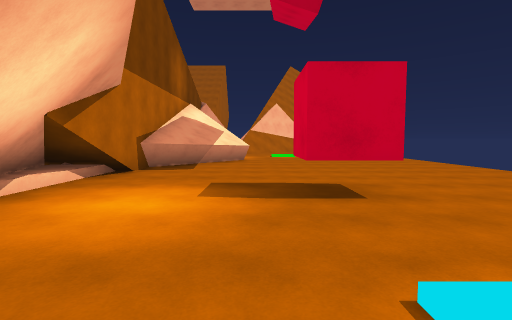
[1] (above)

14 first-person views from a walk through a 3-D level made in the Unity game engine. The camera is 1.5 m above the floor, tilts 4° down and sees 85° across. The floor is counted in squares, 2 m on a side. Each view is taken from the middle of a square. On the plan, view 1 faces up. The plan holds only what a view shows up to about 10 squares ahead; the rest is blank. The place goes on beyond the plan. The player is left out.

[2]
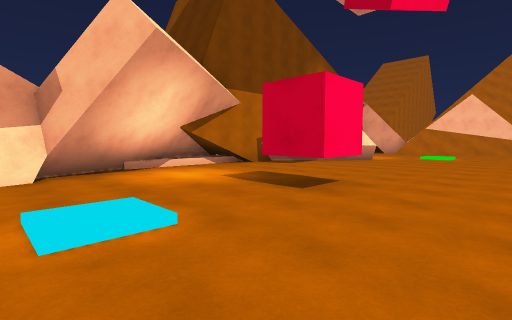

[3]
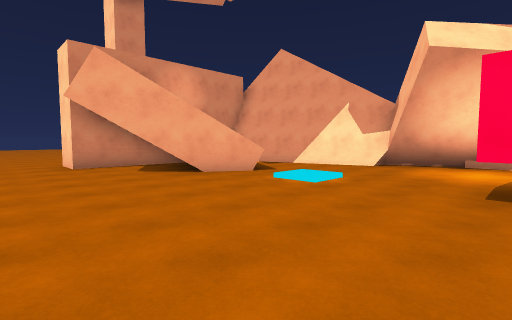

[4]
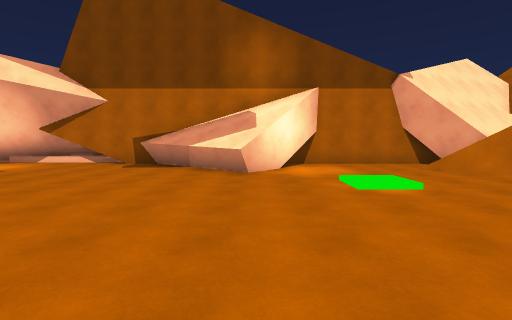

[5]
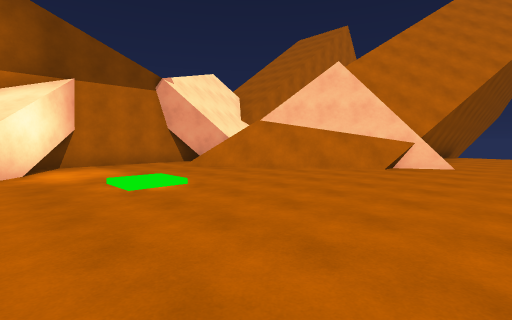

[6]
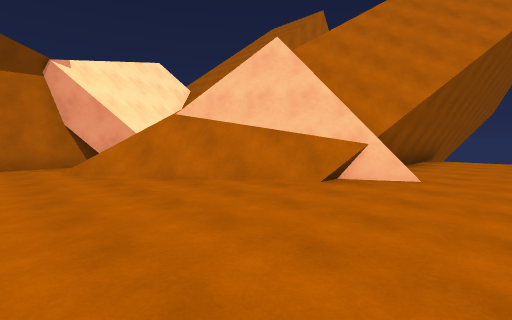

[7]
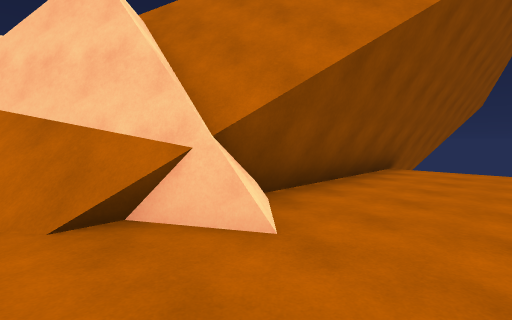

[8]
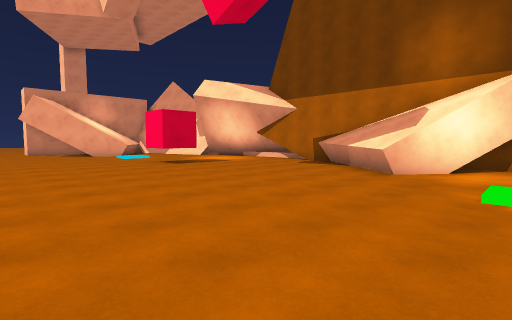

[9]
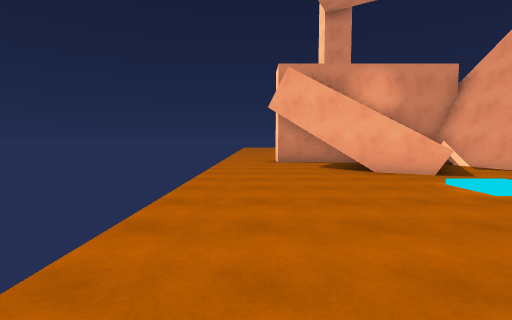

[10]
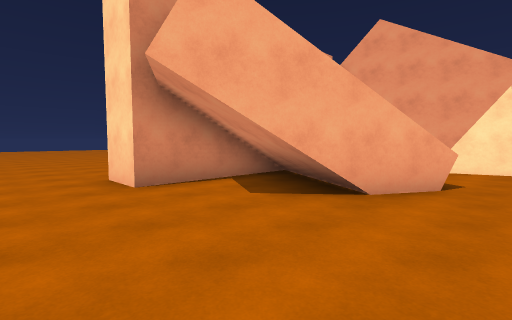

[11]
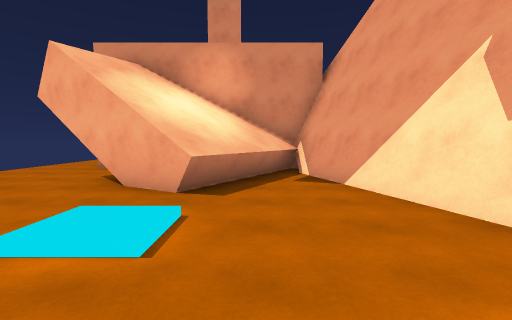

[12]
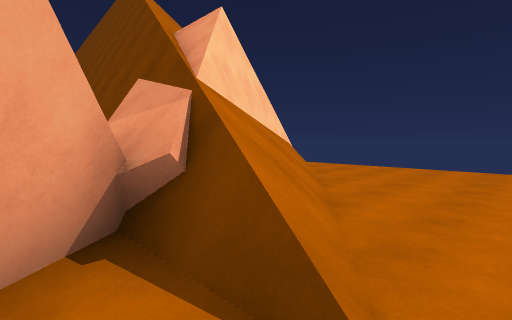

[13]
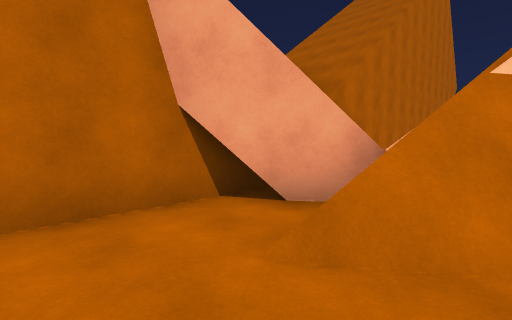

[14]
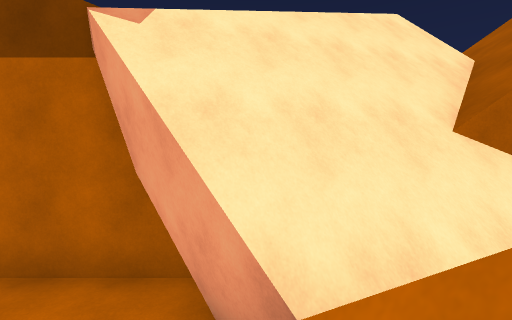

### Floor plan
Key: @ floor where view 1 was taken; # wall or solid block; . floor; / step, stairs or slope; = window, fence, low wall or low ledge; ^ raised ledge; C cube.
Columns run from 4 left of view 1 to 6 right of it. Each row starts with its distance up from view 1.
 26        ##
 25        #...
 24        #...
 23  #     #...
 22  ^  #  #...
 21     #  #...
 20     # ###..
 19   #^###//..
 18   #^^///...
 17  ##^//.....
 16  #.=/......
 15  #.........
 14  #.........
 13  #...//....
 12  ##........
 11   ##.......
 10    ^.......
  9  ##........
  8  #.........
  7  #.........
  6 ##.........
  5 ##.........
  4 #....C.....
  3 ##.........
  2  #.........
  1  #...//....
  0  ##.@//....
 -1   #..^.....
 -2   #..###...
 -3   #.####...
 -4   #####....
 -5    ######..
 -6         ...
 -7         ...
 -8         ...
 -9        ....
-10        ...
-11        ...
-12         ..

Where each view was taken, in squares from view 1:
view 1: 0 up, 0 right, facing up
view 2: 0 up, 4 right, facing up-left
view 3: 4 up, 6 right, facing down-left
view 4: 11 up, 6 right, facing left
view 5: 11 up, 6 right, facing up-left
view 6: 14 up, 6 right, facing up-left
view 7: 18 up, 6 right, facing up-left
view 8: 13 up, 6 right, facing down-left
view 9: 5 up, 5 right, facing down
view 10: 0 up, 6 right, facing down-left
view 11: 3 up, 0 right, facing down
view 12: 15 up, 2 left, facing up-right
view 13: 14 up, 0 right, facing up-left
view 14: 17 up, 0 right, facing left
